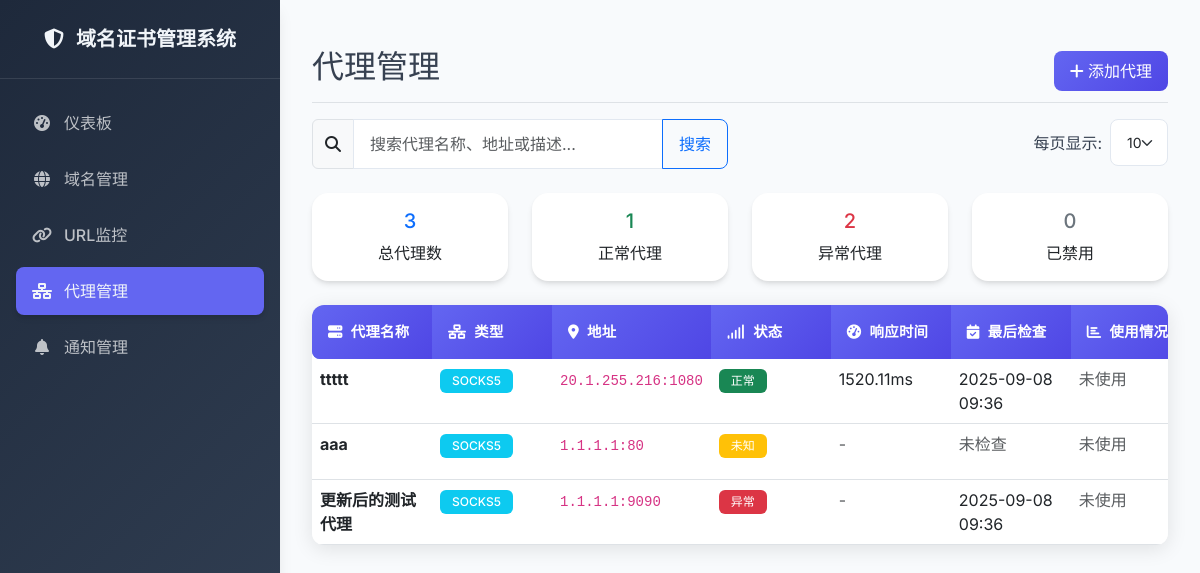
Screenshot of /proxies with the database file from the repository.
### app/models/proxy.py (models this page shows, shortened)
class Proxy(db.Model):
    __tablename__ = 'proxies'
    id = db.Column(db.Integer, primary_key=True)
    name = db.Column(db.String(100), nullable=False, comment='代理名称')
    type = db.Column(db.String(20), nullable=False, comment='代理类型：http, https, socks4, socks5')
    host = db.Column(db.String(255), nullable=False, comment='代理主机地址')
    port = db.Column(db.Integer, nullable=False, comment='代理端口')
    username = db.Column(db.String(100), comment='代理用户名')
    password = db.Column(db.String(100), comment='代理密码')
    description = db.Column(db.Text, comment='代理描述')
    is_active = db.Column(db.Boolean, default=True, comment='是否启用')
    is_default = db.Column(db.Boolean, default=False, comment='是否默认代理')
    last_checked = db.Column(db.DateTime, comment='最后检查时间')
    is_working = db.Column(db.Boolean, default=None, comment='代理是否正常工作，None表示未测试')
    response_time = db.Column(db.Float, comment='响应时间（毫秒）')
    created_at = db.Column(db.DateTime, default=datetime.utcnow)
    updated_at = db.Column(db.DateTime, default=datetime.utcnow, onupdate=datetime.utcnow)
    url_checks = db.relationship('URL', back_populates='proxy', lazy='dynamic')
    @property
    def status_display(self):
        if not self.is_active:
            return "已禁用"
        elif self.is_working is None:
            return "未知"
        elif not self.is_working:
            return "异常"
        else:
            return "正常"
    @property
    def status_badge_class(self):
        if not self.is_active:
            return "bg-secondary"
        elif self.is_working is None:
            return "bg-warning"
        elif not self.is_working:
            return "bg-danger"
        else:
            return "bg-success"
    @property
    def type_display(self):
        type_map = {
            'http': 'HTTP',
            'https': 'HTTPS',
            'socks4': 'SOCKS4',
            'socks5': 'SOCKS5'
        }
        return type_map.get(self.type, self.type.upper())

### app/views/proxies.py (the view)
@proxies_bp.route('/proxies')
def index():
    search = request.args.get('search', '')
    page = request.args.get('page', 1, type=int)
    per_page = request.args.get('per_page', 10, type=int)
    query = Proxy.query
    if search:
        query = query.filter(
            Proxy.name.contains(search) |
            Proxy.host.contains(search) |
            Proxy.description.contains(search)
        )
    query = query.order_by(Proxy.created_at.desc())
    pagination = query.paginate(
        page=page,
        per_page=per_page,
        error_out=False
    )
    proxies = pagination.items
    return render_template('proxies/index.html',
                         proxies=proxies,
                         pagination=pagination,
                         search=search,
                         per_page=per_page)

### app/templates/proxies/index.html (shortened to what this page needs)
{% extends "base.html" %}
{% block content %}
<div class="d-flex justify-content-between flex-wrap flex-md-nowrap align-items-center pt-3 pb-2 mb-3 border-bottom">
    <h1 class="h2">代理管理</h1>
    <div class="btn-toolbar mb-2 mb-md-0">
        <a href="{{ url_for('proxies.new') }}" class="btn btn-primary">
            <i class="fas fa-plus"></i> 添加代理
        </a>
    </div>
</div>
<div class="row mb-4">
    <div class="col-md-6">
        <form method="GET" action="{{ url_for('proxies.index') }}" class="d-flex">
            <div class="input-group">
                <span class="input-group-text">
                    <i class="fas fa-search"></i>
                </span>
                <input type="text" class="form-control" name="search" value="{{ search }}"
                       placeholder="搜索代理名称、地址或描述...">
                <button type="submit" class="btn btn-outline-primary">搜索</button>
            </div>
        </form>
    </div>
    <div class="col-md-6 text-end">
        <div class="d-flex align-items-center justify-content-end">
            <label class="me-2">每页显示:</label>
            <select class="form-select form-select-sm" style="width: auto;" onchange="changePerPage(this.value)">
                <option value="10" {% if per_page == 10 %}selected{% endif %}>10</option>
            </select>
        </div>
    </div>
</div>
<div class="row mb-4">
    <div class="col-md-3">
        <div class="card text-center">
            <div class="card-body">
                <h5 class="card-title text-primary">{{ proxies|length }}</h5>
                <p class="card-text">总代理数</p>
            </div>
        </div>
    </div>
    <div class="col-md-3">
        <div class="card text-center">
            <div class="card-body">
                <h5 class="card-title text-success">{{ proxies|selectattr('is_active')|selectattr('is_working')|list|length }}</h5>
                <p class="card-text">正常代理</p>
            </div>
        </div>
    </div>
    <div class="col-md-3">
        <div class="card text-center">
            <div class="card-body">
                <h5 class="card-title text-danger">{{ proxies|selectattr('is_active')|rejectattr('is_working')|list|length }}</h5>
                <p class="card-text">异常代理</p>
            </div>
        </div>
    </div>
    <div class="col-md-3">
        <div class="card text-center">
            <div class="card-body">
                <h5 class="card-title text-secondary">{{ proxies|rejectattr('is_active')|list|length }}</h5>
                <p class="card-text">已禁用</p>
            </div>
        </div>
    </div>
</div>
<div class="table-container">
        {% if proxies %}
        <div class="table-responsive">
            <table class="table table-hover">
                <thead class="table-header-fusion">
                    <tr>
                        <th><i class="fas fa-server me-2"></i>代理名称</th>
                        <th><i class="fas fa-network-wired me-2"></i>类型</th>
                        <th><i class="fas fa-map-marker-alt me-2"></i>地址</th>
                        <th><i class="fas fa-signal me-2"></i>状态</th>
                        <th><i class="fas fa-tachometer-alt me-2"></i>响应时间</th>
                        <th><i class="fas fa-calendar-check me-2"></i>最后检查</th>
                        <th><i class="fas fa-chart-bar me-2"></i>使用情况</th>
                    </tr>
                </thead>
                <tbody>
                    {% for proxy in proxies %}
                    <tr class="proxy-table-row">
                        <td>
                            <strong>{{ proxy.name }}</strong>
                        </td>
                        <td>
                            <span class="badge bg-info">{{ proxy.type_display }}</span>
                        </td>
                        <td>
                            <code>{{ proxy.host }}:{{ proxy.port }}</code>
                        </td>
                        <td>
                            <span class="badge {{ proxy.status_badge_class }}">{{ proxy.status_display }}</span>
                        </td>
                        <td>
                            {% if proxy.response_time %}
                                {{ "%.2f"|format(proxy.response_time) }}ms
                            {% else %}
                                <span class="text-muted">-</span>
                            {% endif %}
                        </td>
                        <td>
                            {% if proxy.last_checked %}
                                {{ proxy.last_checked.strftime('%Y-%m-%d %H:%M') }}
                            {% else %}
                                <span class="text-muted">未检查</span>
                            {% endif %}
                        </td>
                        <td>
                            {% set url_count = proxy.url_checks.count() %}
                            {% if url_count > 0 %}
                                <span class="badge bg-primary">{{ url_count }} 个URL</span>
                            {% else %}
                                <span class="text-muted">未使用</span>
                            {% endif %}
                        </td>
                    </tr>
                    {% endfor %}
                </tbody>
            </table>
        </div>
        {% else %}
        <div class="text-center py-5">
            <i class="fas fa-network-wired fa-3x text-muted mb-3"></i>
            <h5 class="text-muted">暂无代理</h5>
            <p class="text-muted">点击"添加代理"开始配置您的代理服务器</p>
        </div>
        {% endif %}
    </div>
</div>
{% endblock %}

### app/templates/proxies/index.html (style rules this page uses)
.proxy-table-row { transition: background-color 0.3s ease; }
.badge { transition: all 0.3s ease; }
.badge.bg-success { animation: pulse 2s infinite; }

### app/templates/base.html (style rules this page uses)
:root { --primary-color: #6366f1; --primary-dark: #4f46e5; --secondary-color: #64748b; --success-color: #10b981; --warning-color: #f59e0b; --danger-color: #ef4444; --info-color: #06b6d4; --dark-bg: #1e293b; --dark-secondary: #334155; --dark-text: #f1f5f9; --light-bg: #f8fafc; --border-color: #e2e8f0; --shadow: 0 4px 6px -1px rgba(0, 0, 0, 0.1), 0 2px 4px -1px rgba(0, 0, 0, 0.06); --shadow-lg: 0 10px 15px -3px rgba(0, 0, 0, 0.1), 0 4px 6px -2px rgba(0, 0, 0, 0.05); }
* { font-family: 'Inter', -apple-system, BlinkMacSystemFont, 'Segoe UI', Roboto, sans-serif; }
body { background-color: var(--light-bg); color: #374151; }
.table-header-fusion { background: linear-gradient(135deg, #667eea 0%, #764ba2 100%); color: white; border: none; position: relative; overflow: hidden; }
.table-header-fusion::before { content: ''; position: absolute; top: 0; left: 0; right: 0; bottom: 0; background: linear-gradient(45deg, rgba(255,255,255,0.1) 25%, transparent 25%, transparent 50%, rgba(255,255,255,0.1) 50%, rgba(255,255,255,0.1) 75%, transparent 75%, transparent); background-size: 20px 20px; animation: shimmer 2s linear infinite; }
.table-header-fusion th { background: transparent; color: white; font-weight: 600; text-transform: none; letter-spacing: 0.3px; font-size: 0.9rem; padding: 1.2rem 1rem; border: none; position: relative; z-index: 1; text-align: left; vertical-align: middle; white-space: nowrap; min-width: 120px; }
.table-header-fusion th:first-child { border-top-left-radius: 8px; border-bottom-left-radius: 8px; }
.table-container { border-radius: 12px; overflow: hidden; box-shadow: 0 4px 20px rgba(0, 0, 0, 0.1); background: white; }
.table-container .table { margin-bottom: 0; }
.table-container .table tbody tr { transition: all 0.3s ease; }
.table-responsive { scrollbar-width: thin; scrollbar-color: #667eea #f1f1f1; }
.card { border: none; border-radius: 1rem; box-shadow: var(--shadow); transition: all 0.2s ease; }
.btn { border-radius: 0.5rem; font-weight: 500; padding: 0.5rem 1rem; transition: all 0.2s ease; }
.btn-primary { background: linear-gradient(135deg, var(--primary-color) 0%, var(--primary-dark) 100%); border: none; }
.table { border-radius: 0.5rem; overflow: hidden; }
.table thead th { background: linear-gradient(135deg, var(--primary-color) 0%, var(--primary-dark) 100%); color: white; border: none; font-weight: 600; padding: 1rem; }
.table tbody tr { transition: all 0.2s ease; }
.badge { border-radius: 0.375rem; font-weight: 500; padding: 0.375rem 0.75rem; }
.form-control, .form-select { border-radius: 0.5rem; border: 1px solid var(--border-color); padding: 0.75rem 1rem; transition: all 0.2s ease; }

### rows the page displays
Proxy: name "ttttt", type_display "SOCKS5", host "20.1.255.216", port "1080", status_display "正常", response_time "1520.11", last_checked "2025-09-08 09:36"
Proxy: name "aaa", type_display "SOCKS5", host "1.1.1.1", port "80", status_display "未知", shows "未检查"
Proxy: name "更新后的测试代理", type_display "SOCKS5", host "1.1.1.1", port "9090", status_display "异常", last_checked "2025-09-08 09:36"

### other values shown
{{ proxies|length }} "3"
{{ proxies|selectattr('is_active')|selectattr('is_working')|list|length }} "1"
{{ proxies|selectattr('is_active')|rejectattr('is_working')|list|length }} "2"
{{ proxies|rejectattr('is_active')|list|length }} "0"
